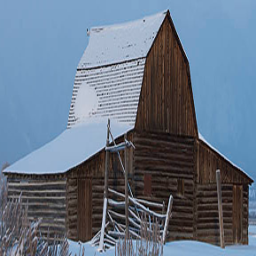
#> input picture alpine/barn1.png, 256 x 256 px, given in place of map_tex.png, which was not available
$ python extract_tiles.py
#> lines starting #> are read from the running program, lines starting #| are printed output that depends on the picture; pictures that were not available may be replaced by others from this repository, and a replacement may not be noted
from PIL import Image

root = 'map_tex'
im = Image.open('{}.png'.format(root))
#> im is the input picture: PIL image 256x256 RGB; mean R, G, B 101.8, 116.6, 134.3
for i in [0, 1, 2, 3 ,4]:
  for j in [0, 1, 2, 3 ,4]:
    l = (4 - i) * 32
    r = l + 33
    t = (4 - j) * 32
    b = t + 33
    sub_im = im.crop((l, t, r, b))
    sub_im.save('{}{}{}.png'.format(root, i, j))
#> this loop made 5 passes
#> pass 1, `sub_im.save('{}{}{}.png'.format(root, i, j))`:
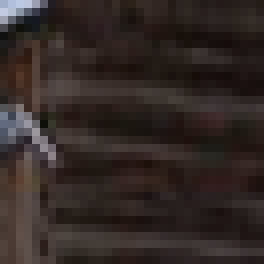
#> saved as map_tex00.png: PIL image 33x33 RGB (shown 8 times larger); mean R, G, B 50.5, 40.4, 37.7
#> pass 1, `sub_im.save('{}{}{}.png'.format(root, i, j))`:
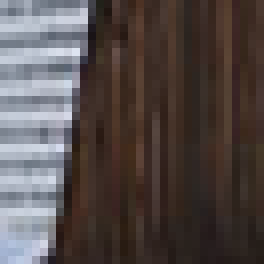
#> saved as map_tex01.png: PIL image 33x33 RGB (shown 8 times larger); mean R, G, B 85, 75.8, 74.1
#> pass 1, `sub_im.save('{}{}{}.png'.format(root, i, j))`:
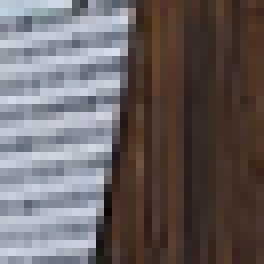
#> saved as map_tex02.png: PIL image 33x33 RGB (shown 8 times larger); mean R, G, B 105.9, 98.3, 98.7
#> pass 1, `sub_im.save('{}{}{}.png'.format(root, i, j))`:
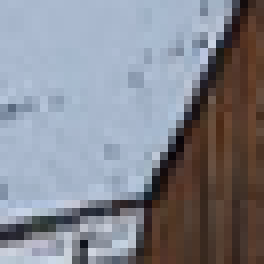
#> saved as map_tex03.png: PIL image 33x33 RGB (shown 8 times larger); mean R, G, B 131.8, 134, 143.1
#> after the loop:
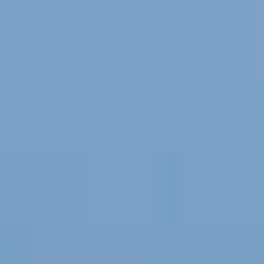
#> sub_im: PIL image 33x33 RGB (shown 8 times larger); mean R, G, B 124.2, 160.1, 197.8

$ run again, on alpine/map.png
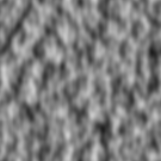
#> input picture alpine/map.png, 161 x 161 px, given in place of map_tex.png, which was not available
#> im is the input picture: PIL image 161x161 RGB; min 29, max 204, mean 125.6
#> the loop `for i in [0, 1, 2, 3 ,4]:` made 5 passes
#> pass 1, `sub_im.save('{}{}{}.png'.format(root, i, j))`:
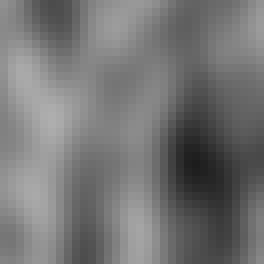
#> saved as map_tex03.png: PIL image 33x33 RGB (shown 8 times larger); min 29, max 174, mean 116.6
#> after the loop `for i in [0, 1, 2, 3 ,4]:`:
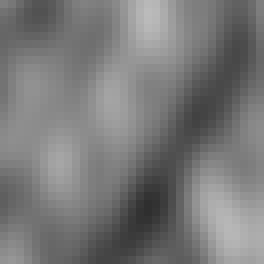
#> sub_im: PIL image 33x33 RGB (shown 8 times larger); min 47, max 187, mean 120.7
